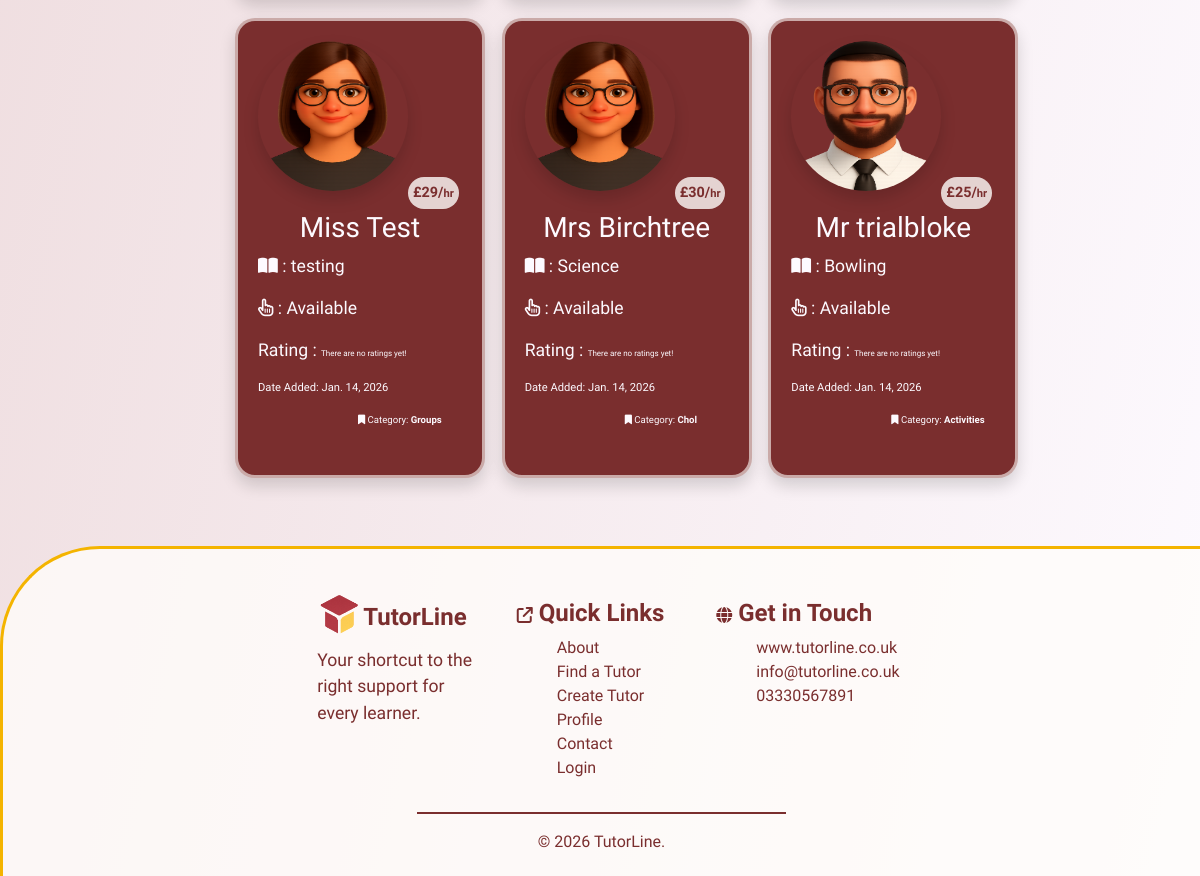
Page /tutors/ (lower part) on the earlier database version.
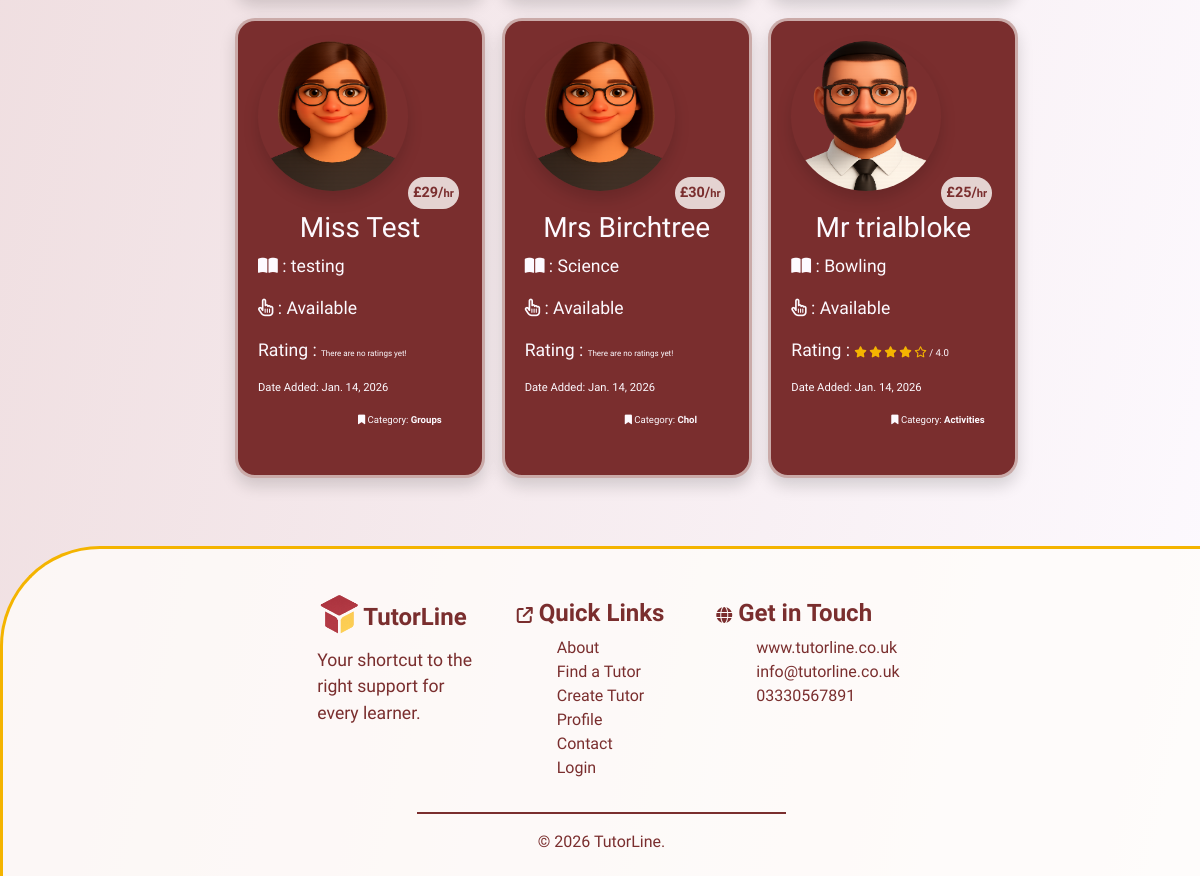
Same page on the later database version.
### tutors/models.py (models this page shows, shortened)
class Tutors(models.Model):
    class Meta:
        verbose_name_plural = "Tutors"
    user = models.ForeignKey(User, on_delete=models.CASCADE, null=True, blank=True)
    name = models.CharField(max_length=254)
    location = models.ForeignKey('Location', null=True, blank=True,
                                 on_delete=models.SET_NULL)
    category = models.ForeignKey('Category', null=True, blank=True,
                                 on_delete=models.SET_NULL)
    date_added = models.DateField(auto_now=True)
    subject = models.CharField(max_length=254)
    price = models.IntegerField()
    active = models.BooleanField(default=True)
    description = models.TextField()
    email = models.EmailField()
    phone = models.CharField(max_length=14)
    rating = models.FloatField(default=0)
    image = models.ImageField(blank=True, null=True)
    is_male = models.BooleanField()
    color_1 = models.IntegerField(default=rand)
    color_2 = models.IntegerField(default=rand)
    color_3 = models.IntegerField(default=rand)

class Category(models.Model):
    class Meta:
        verbose_name_plural = "Categories"
    name = models.CharField(max_length=254)
    def __str__(self):
        return self.name

### tutors/views.py (the view)
# urls.py: path('tutors/', include('tutors.urls')),
def tutors(request):
    tutors = Tutors.objects.all()
    query = None
    sort = request.GET.get('sort')
    if request.GET:
        if 'q' in request.GET:
            query = request.GET['q']
            queries = Q(name__icontains=query) | Q(subject__icontains=query) | Q(category__name__icontains=query) | Q(location__name__icontains=query)
            tutors = tutors.filter(queries)
    if sort == "price_low":
        tutors = tutors.order_by('price')
    elif sort == "price_high":
        tutors = tutors.order_by('-price')
    elif sort == "most_recent":
        tutors = tutors.order_by('-date_added')
    elif sort == "highest_rating":
        tutors = tutors.filter(rating__gt=0).order_by('-rating')
    context = {
                'tutors': tutors,
                'search': query,
                }
    return render(request, 'tutors/tutors.html', context)

### tutors/templates/tutors/tutors.html (shortened to what this page needs)
{% extends "base.html" %}
{% load static %}
{% block extracss%}
<link rel="stylesheet" href="{% static 'css/tutors.css' %}">
{% endblock %}
{% block content %}
    <section class="mt-5">
        <div class="container-fluid">
            <div class="row mt-3">
                <div class="col-1 col-md-2"></div>
                <div class="col-10 col-md-8">
                    <div class="row">
                        {% for tutor in tutors %}
                        <div class="col-12 col-md-6 col-lg-4">
                            <a href="{% url 'tutor_details' tutor.id %}">
                                <div class="tutor-card shadow">
                                    {% if tutor.is_male == True %}
                                    {% if tutor.image %}
                                    <img src="{{ tutor.image.url }}" class="image shadow" alt="{{ tutor.name }}">
                                    {% else %}
                                    <img src="/media/placeholder_male2.png" class="image shadow" alt="{{ tutor.name }}">
                                    {% endif %}
                                    {% else %}
                                    <img src="/media/placeholder_female.png" class="image shadow" alt="{{ tutor.name }}">
                                    {% endif %}
                                    <p class="price-stamp">£{{ tutor.price }}/<span class="per-hr">hr</span></p>
                                    <div class="details">
                                        <h3>{{ tutor.name }}</h3>
                                        <p><i class="fa-solid fa-book-open"></i> : {{ tutor.subject }}</p>
                                        <p>
                                            <i class="fa-regular fa-hand-pointer"></i>
                                             : {% if tutor.active == True %}Available{% else %}Unavailable{% endif %}
                                        </p>
                                        <p>
                                            Rating : {% if tutor.rating == 0 %}
                                            <span class="no-rating">There are no ratings yet!</span>
                                            {% else %}
                                            {% if tutor.rating == 5 %}
                                            <i class="fa-solid fa-star r-stars"></i>
                                            <i class="fa-solid fa-star r-stars"></i>
                                            <i class="fa-solid fa-star r-stars"></i>
                                            <i class="fa-solid fa-star r-stars"></i>
                                            <i class="fa-solid fa-star r-stars"></i>
                                            {% elif tutor.rating > 4 %}
                                            <i class="fa-solid fa-star r-stars"></i>
                                            <i class="fa-solid fa-star r-stars"></i>
                                            <i class="fa-solid fa-star r-stars"></i>
                                            <i class="fa-solid fa-star r-stars"></i>
                                            <i class="fa-solid fa-star-half-stroke r-stars"></i>
                                            {% elif tutor.rating == 4 %}
                                            <i class="fa-solid fa-star r-stars"></i>
                                            <i class="fa-solid fa-star r-stars"></i>
                                            <i class="fa-solid fa-star r-stars"></i>
                                            <i class="fa-solid fa-star r-stars"></i>
                                            <i class="fa-regular fa-star r-stars"></i>
                                            {% elif tutor.rating > 3 %}
                                            <i class="fa-solid fa-star r-stars"></i>
                                            <i class="fa-solid fa-star r-stars"></i>
                                            <i class="fa-solid fa-star r-stars"></i>
                                            <i class="fa-solid fa-star-half-stroke r-stars"></i>
                                            <i class="fa-regular fa-star r-stars"></i>
                                            {% elif tutor.rating == 3 %}
                                            <i class="fa-solid fa-star r-stars"></i>
                                            <i class="fa-solid fa-star r-stars"></i>
                                            <i class="fa-solid fa-star r-stars"></i>
                                            <i class="fa-regular fa-star r-stars"></i>
                                            <i class="fa-regular fa-star r-stars"></i>
                                            {% elif tutor.rating > 2 %}
                                            <i class="fa-solid fa-star r-stars"></i>
                                            <i class="fa-solid fa-star r-stars"></i>
                                            <i class="fa-solid fa-star-half-stroke r-stars"></i>
                                            <i class="fa-regular fa-star r-stars"></i>
                                            <i class="fa-regular fa-star r-stars"></i>
                                            {% elif tutor.rating == 2 %}
                                            <i class="fa-solid fa-star r-stars"></i>
                                            <i class="fa-solid fa-star r-stars"></i>
                                            <i class="fa-regular fa-star r-stars"></i>
                                            <i class="fa-regular fa-star r-stars"></i>
                                            <i class="fa-regular fa-star r-stars"></i>
                                            {% elif tutor.rating > 1 %}
                                            <i class="fa-solid fa-star r-stars"></i>
                                            <i class="fa-solid fa-star-half-stroke r-stars"></i>
                                            <i class="fa-regular fa-star r-stars"></i>
                                            <i class="fa-regular fa-star r-stars"></i>
                                            <i class="fa-regular fa-star r-stars"></i>
                                            {% else %}
                                            <i class="fa-solid fa-star r-stars"></i>
                                            <i class="fa-regular fa-star r-stars"></i>
                                            <i class="fa-regular fa-star r-stars"></i>
                                            <i class="fa-regular fa-star r-stars"></i>
                                            <i class="fa-regular fa-star r-stars"></i>
                                            {% endif %}
                                            <span class="rating-num"> / {{ tutor.rating|floatformat:1 }}</span>
                                            {% endif %}
                                        </p>
                                        <p class="date-tag">Date Added: {{ tutor.date_added }}</p>
                                        <p class="category-tag"><i class="fa-solid fa-bookmark"></i> Category: <strong>{{ tutor.category }}</strong></p>
                                    </div>
                                </div>
                            </a>
                        </div>
                        {% endfor %}
                    </div>
                </div>
                <div class="col-1 col-md-2"></div>
            </div>
        </div>
    </section>
{% endblock %}

### templates/base.html (shortened to what this page needs)
{% load static %}
<!doctype html>
<html lang="en">
  <head>
    {% block corecss %}
        <link rel="stylesheet" href="{% static 'css/base.css' %}">
        <link rel="stylesheet" href="{% static 'css/mobile-base.css' %}">
        <link rel="stylesheet" href="{% static 'css/buttons.css' %}">
        <link rel="stylesheet" href="https://cdnjs.cloudflare.com/ajax/libs/font-awesome/6.6.0/css/all.min.css">
        <link rel="stylesheet" href="https://cdnjs.cloudflare.com/ajax/libs/font-awesome/6.6.0/css/all.min.css">
        <link rel="stylesheet" href="https://cdn.jsdelivr.net/npm/bootstrap@4.6.2/dist/css/bootstrap.min.css">
    {% endblock %}
    {% block extracss%}
    {% endblock %}
  </head>
  <body>
    {% block content %}
    {% endblock %}
    <footer>
      <div class="container-fluid footer-area mt-5">
        <div class="row">
          <div class="col-1 col-lg-3"></div>
          <div class="col-3 col-lg-2 me-3">
            <a href="">
              <h4><img src="/media/logo.png" alt="logo" class="footer-logo">
                <strong>TutorLine</strong>
              </h4>
            </a>
            <p>Your shortcut to the right support for every learner.</p>
          </div>
          <div class="col-4 col-lg-2">
            <h4>
              <span class="h6"><i class="fa-solid fa-arrow-up-right-from-square"></i></span>
              <strong>Quick Links</strong>
            </h4>
            <ul class="footer-list">
              <li><a href="{% url 'about' %}">About</a></li>
              <li><a href="{% url 'tutors' %}">Find a Tutor</a></li>
              <li><a href="">Create Tutor Profile</a></li>
              <li><a href="">Contact</a></li>
              {% if request.user.is_authenticated %}
              <li><a href="#nav" role="button" onclick="revealLogout()">Logout</a></li>
              {% else %}
              <li><a href="{% url 'account_login' %}">Login</a></li>
              {% endif %}
            </ul>
          </div>
          <div class="col-3 col-lg2">
            <h4>
              <span class="h6"><i class="fa-solid fa-globe"></i></span>
              <strong>Get in Touch</strong>
            </h4>
            <ul class="footer-list">
              <li>www.tutorline.co.uk</li>
              <li>info@tutorline.co.uk</li>
              <li>03330567891</li>
            </ul>
          </div>
          <div class="col-1 col-lg3"></div>
        </div>
        <div class="row ftr-row">
          <div class="col-4"></div>
          <div class="col-4 text-center">
            <hr>
            &copy; {% now "Y" %} TutorLine.
          </div>
          <div class="col-4"></div>
        </div>
      </div>
    </footer>
  </body>
</html>

### static/css/base.css (style rules this page uses)
:root { --light-clr:#fdfaff; --opaque:rgba(122, 46, 46, 0.8); --comp-opaque:rgba(122, 46, 46, 0); --drk-clr:#7a2e2e; --ylw-clr:#F4B400; --ylw-opaque:rgba(244, 180, 0, 0.6); --light-opaque:rgba(255, 253, 250, 0.8); --light-opaque-1:rgba(255, 253, 250, 0.6); --light-opaque-2:rgba(255, 253, 250, 0.4); --main-font:"Schibsted Grotesk", sans-serif; }
a { text-decoration: none !important; color: inherit !important; outline: none !important; text-underline-offset: 10px; }
hr { border:solid 0.5px var(--drk-clr) !important; }
html body { background-image: linear-gradient(to bottom right, #e6cbcb, var(--light-clr)); }
.footer-area { position: relative; z-index: 5; color:var(--drk-clr); background-color: var(--light-opaque); padding:50px; border-top:var(--ylw-clr) solid 3px; border-left:var(--ylw-clr) solid 3px; border-top-left-radius: 100px; height:auto; font-family: var(--main-font); }
.footer-logo { width:40px; height:40px; position:relative; bottom:5px; left:2px; z-index: 4; }
.footer-list { list-style: none; }
footer ul { flex-direction: column; flex-wrap: wrap; gap:0; }
footer li { margin: 0 !important; }
.ftr-row { height:30px; }

### static/css/tutors.css (style rules this page uses)
.tutor-card { width:250px; height:460px; position: relative; z-index: 20; left:20px; background-color: var(--drk-clr); font-family: var(--main-font); padding:20px; border:solid 3px var(--light-opaque-1); border-radius: 20px; color:var(--light-clr); cursor: pointer; margin-bottom:20px; }
.image { display: flex; justify-content:center; width:150px; height:150px; border-radius: 50%; position: relative; }
.price-stamp { position:absolute; bottom:250px; left:170px; z-index: 10; padding:5px; font-size: 0.9rem; border-radius: 20px; font-weight: 700; background-color: var(--light-opaque); color:var(--drk-clr); }
.per-hr { font-size: 0.7rem; }
.details { position: relative; top:20px; }
h3 { text-align: center; }
.date-tag { font-size: 0.7rem; }
.no-rating { font-size: 0.5rem; }
.rating-num { font-size: 0.6rem; }
.category-tag { font-size: 0.6rem; position: relative; left:100px; }

Differences in the rows shown:
changed Tutors "Mr trialbloke": rating (not shown) → "4.0"; rating "There are no ratings yet!" → "/"
